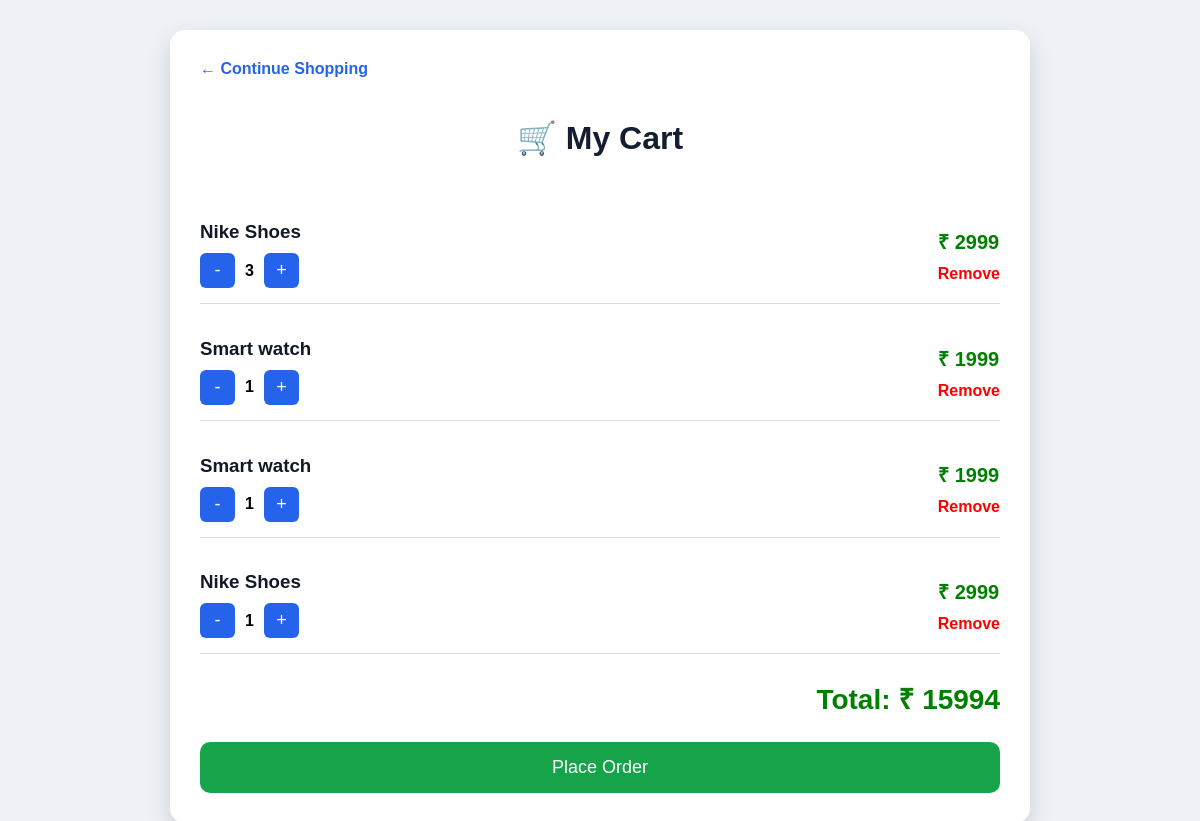
The page /cart/ (signed in) on the database its author committed.
### store/models.py (models this page shows, shortened)
class Cart(models.Model):
    user = models.ForeignKey(User, on_delete=models.CASCADE)
    product = models.ForeignKey(Product, on_delete=models.CASCADE)
    quantity = models.IntegerField(default=1)

class Product(models.Model):
    name = models.CharField(max_length=200)
    price = models.IntegerField()
    description = models.TextField()
    image = models.URLField()

### store/views.py (the view)
# urls.py: path('cart/',cart),
@login_required
def cart(request):
    cart_items = Cart.objects.filter(user=request.user)
    total = 0
    for item in cart_items:
        total += item.product.price * item.quantity
    return render(request, 'cart.html', {
        'cart_items': cart_items,
        'total': total
    })

### store/templates/cart.html (shortened to what this page needs)
<!DOCTYPE html>
<html>
<head>
</head>
<body>
<div class="cart-box">
    <a href="/" class="back-btn">← Continue Shopping</a>
    <h1>🛒 My Cart</h1>
    {% if cart_items %}
        {% for item in cart_items %}
        <div class="item">
            <div>
                <h3 class="product-name">
                    {{ item.product.name }}
                </h3>
                <div class="quantity-box">
                    <a href="/decrease/{{ item.id }}/">
                        <button class="qty-btn">-</button>
                    </a>
                    <strong>{{ item.quantity }}</strong>
                    <a href="/increase/{{ item.id }}/">
                        <button class="qty-btn">+</button>
                    </a>
                </div>
            </div>
            <div>
                <p class="price">
                    ₹ {{ item.product.price }}
                </p>
                <a href="/remove/{{ item.id }}/"
                   class="remove-link">
                   Remove
                </a>
            </div>
        </div>
        {% endfor %}
        <div class="total">
            Total: ₹ {{ total }}
        </div>
        <a href="/place-order/">
            <button class="order-btn">
                Place Order
            </button>
        </a>
    {% else %}
        <div class="empty-cart">
            🛒 Your cart is empty
        </div>
    {% endif %}
</div>
</body>
</html>

### store/templates/cart.html (style rules this page uses)
body { font-family: Arial, sans-serif; background:#eef2f7; margin:0; padding:30px; }
.cart-box { max-width:800px; margin:auto; background:white; padding:30px; border-radius:15px; box-shadow:0 10px 25px rgba(0,0,0,0.15); }
h1 { text-align:center; color:#141e30; margin-bottom:30px; }
.item { display:flex; justify-content:space-between; align-items:center; padding:15px 0; border-bottom:1px solid #ddd; }
.product-name { color:#111827; margin-bottom:10px; }
.quantity-box { display:flex; align-items:center; gap:10px; }
.qty-btn { width:35px; height:35px; border:none; background:#2563eb; color:white; border-radius:6px; cursor:pointer; font-size:18px; }
.price { color:green; font-weight:bold; font-size:20px; margin-bottom:10px; }
.remove-link { color:red; text-decoration:none; font-weight:bold; }
.total { text-align:right; font-size:28px; font-weight:bold; color:green; margin-top:25px; }
.order-btn { width:100%; padding:15px; margin-top:25px; border:none; border-radius:10px; background:#16a34a; color:white; font-size:18px; cursor:pointer; }
.back-btn { display:inline-block; margin-bottom:20px; text-decoration:none; color:#2563eb; font-weight:bold; }

### rows shown on the page
Cart: product.name "Nike Shoes", quantity "3", product.price "2999"
Cart: product.name "Smart watch", quantity "1", product.price "1999"
Cart: product.name "Smart watch", quantity "1", product.price "1999"
Cart: product.name "Nike Shoes", quantity "1", product.price "2999"

### other values the page prints
{{ total }} "15994"
